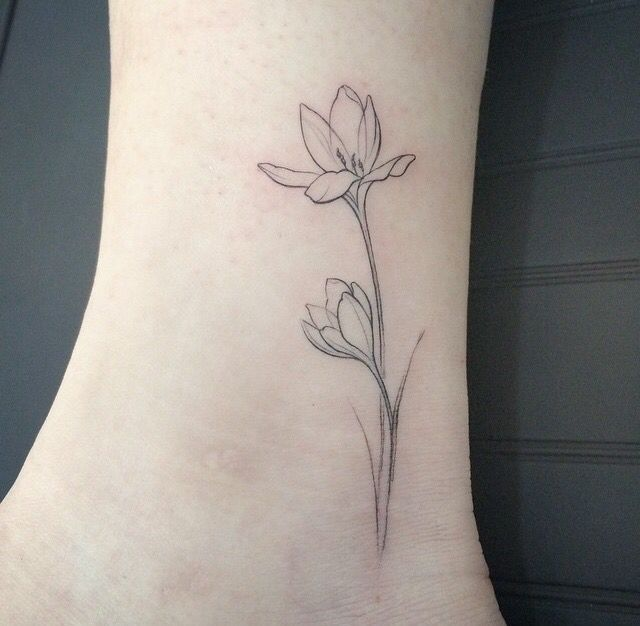
#> input picture LABS/LAB2/Tatoo1.jpg, 640 x 626 px, found by its file name
$ python teste6.py
#> lines starting #> are read from the running program, lines starting #| are printed output that depends on the picture
#> further down, img is the input picture: shape (626, 640, 3); mean B, G, R 139.6, 144.8, 150.2
import numpy as np
import cv2
from matplotlib import pyplot as plt

# -------------------------------------------------------------------------
# Correlação 2D genérica
def correlacao2D(I, kernel):
    lin, col, canais = I.shape
    O = np.zeros(I.shape, np.float32)
    m = kernel.shape[0] // 2

    for c in range(canais):
        for y in range(m, lin - m):
            for x in range(m, col - m):
                regiao = I[y - m:y + m + 1, x - m:x + m + 1, c]
                O[y, x, c] = np.sum(regiao * kernel)
    return O

# -------------------------------------------------------------------------
# Filtro da mediana manual — apenas dentro do retângulo
def filtro_mediana_area(I, x, y, largura, altura, tamanho_janela):
#> called with x = 229, y = 82, largura = 212, altura = 480, tamanho_janela = 9
    m = tamanho_janela // 2
    lin, col, canais = I.shape
#> lin = 626; col = 640; canais = 3
    O = np.copy(I)

    for c in range(canais):
        for yy in range(y + m, min(y + altura - m, lin - m)):
            for xx in range(x + m, min(x + largura - m, col - m)):
                regiao = I[yy - m:yy + m + 1, xx - m:xx + m + 1, c]
                # Ordena e pega o valor do meio (sem usar np.median)
                valores = np.sort(regiao.flatten())
                mediana = valores[len(valores) // 2]
                O[yy, xx, c] = mediana
    return O

# -------------------------------------------------------------------------
# Filtro da média manual — apenas dentro do retângulo
def filtro_media_area(I, x, y, largura, altura, tamanho_janela):
#> called with x = 229, y = 82, largura = 212, altura = 480, tamanho_janela = 7
    m = tamanho_janela // 2
    lin, col, canais = I.shape
#> lin = 626; col = 640; canais = 3
    O = np.copy(I)

    for c in range(canais):
        for yy in range(y + m, min(y + altura - m, lin - m)):
            for xx in range(x + m, min(x + largura - m, col - m)):
                regiao = I[yy - m:yy + m + 1, xx - m:xx + m + 1, c]
                O[yy, xx, c] = np.mean(regiao)
    return O

# -------------------------------------------------------------------------
# Filtro gaussiano simples (opcional, pode substituir a média)
def kernel_gaussiano(N, sigma):
    ax = np.arange(-(N//2), N//2 + 1)
    xx, yy = np.meshgrid(ax, ax)
    kernel = np.exp(-(xx**2 + yy**2) / (2 * sigma**2))
    kernel /= np.sum(kernel)
    return np.float32(kernel)
def filtro_bilateral_area(I, x, y, largura, altura, tamanho_janela, sigma_espaco, sigma_cor):
    """
    I: imagem RGB float32 [0..1]
    x, y, largura, altura: região do retângulo a suavizar
    tamanho_janela: tamanho da vizinhança (ímpar)
    sigma_espaco: controla a influência da distância espacial (quanto maior, mais ampla a suavização)
    sigma_cor: controla a influência da diferença de cor (quanto maior, mais "mistura" tons diferentes)
    """
#> called with x = 229, y = 82, largura = 212, altura = 480, tamanho_janela = 7, sigma_espaco = 8, sigma_cor = 0.2
    m = tamanho_janela // 2
    lin, col, canais = I.shape
#> lin = 626; col = 640; canais = 3
    O = np.copy(I)

    # Pré-calcula o peso espacial (depende só da distância)
    ax = np.arange(-m, m + 1)
    xx, yy = np.meshgrid(ax, ax)
    peso_espacial = np.exp(-(xx**2 + yy**2) / (2 * sigma_espaco**2))

    for c in range(canais):
        for yy in range(y + m, min(y + altura - m, lin - m)):
            for xx in range(x + m, min(x + largura - m, col - m)):
                regiao = I[yy - m:yy + m + 1, xx - m:xx + m + 1, c]

                # Diferença de cor entre o pixel central e os vizinhos
                diff_cor = regiao - I[yy, xx, c]

                # Peso de cor (quanto mais parecida a cor, mais pesa)
                peso_cor = np.exp(-(diff_cor**2) / (2 * sigma_cor**2))

                # Combinação dos pesos (espacial × cor)
                pesos = peso_espacial * peso_cor

                # Normalização dos pesos
                pesos /= np.sum(pesos)

                # Média ponderada
                O[yy, xx, c] = np.sum(regiao * pesos)

    return O
# -------------------------------------------------------------------------
# Leitura e normalização da imagem
img = cv2.imread("LABS/LAB2/Tatoo1.jpg")
img = cv2.cvtColor(img, cv2.COLOR_BGR2RGB)
img = np.float32(img) / 255

# Coordenadas da área da tatuagem
x, y, largura, altura = 229, 82, 212, 480

# Parâmetros dos filtros
tam_mediana = 9
tam_media = 7
janela = 7
# -------------------------------------------------------------------------
# 1️⃣ Aplicar filtro da mediana (somente na área)
img_med = filtro_mediana_area(img, x, y, largura, altura, tam_mediana)

# 2️⃣ Aplicar filtro da média (somente na mesma área)
img_med_media = filtro_media_area(img_med, x, y, largura, altura, tam_media)

# 3️⃣ (opcional) aplicar um segundo passo de média para suavizar ainda mais
img_med_media2 = filtro_media_area(img_med_media, x, y, largura, altura, tam_media)


tam_janela = 15
sigma_espaco = 8
sigma_cor = 0.2

# Aplicação
img_bilateral = filtro_bilateral_area(img, x, y, largura, altura, janela, sigma_espaco, sigma_cor)

# -------------------------------------------------------------------------
# Exibição dos resultados
plt.figure(figsize=(16, 5))

plt.subplot(1, 4, 1)
plt.imshow(img)
plt.title("Original")
plt.axis("off")

plt.subplot(1, 4, 2)
plt.imshow(img_med)
plt.title("Após Filtro da Mediana")
plt.axis("off")

plt.subplot(1, 4, 3)
plt.imshow(img_med_media)
plt.title("Mediana + 1x Média")
plt.axis("off")

plt.subplot(1, 4, 4)
plt.imshow(img_med_media2)
plt.title("Mediana + 2x Média (suavizado)")
plt.axis("off")

plt.tight_layout()

# -------------------------------------------------------------------------
# Mostra a região filtrada
img_ret = np.copy(img)
cv2.rectangle(img_ret, (x, y), (x + largura, y + altura), (1, 0, 0), 2)
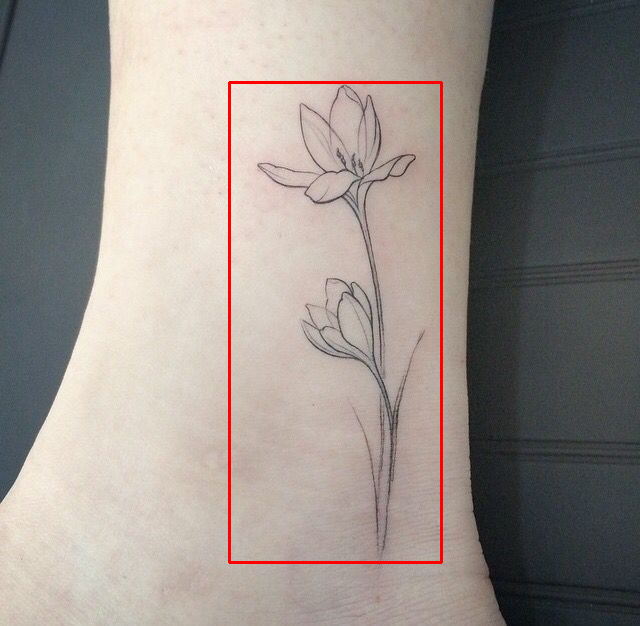
#> img_ret: shape (626, 640, 3) float32; mean R, G, B 0.591, 0.56, 0.54
plt.figure()
plt.imshow(img_ret)
plt.title("Região suavizada (em vermelho)")
plt.axis("off")


plt.figure(figsize=(12,5))

plt.subplot(1,2,1)
plt.imshow(img)
plt.title("Original")
plt.axis("off")

plt.subplot(1,2,2)
plt.imshow(np.clip(img_bilateral, 0, 1))
plt.title("Filtro Bilateral (apenas tatuagem)")
plt.axis("off")

plt.tight_layout()

# Mostra o retângulo delimitado
img_ret = np.copy(img)
cv2.rectangle(img_ret, (x, y), (x + largura, y + altura), (1, 0, 0), 2)
plt.figure()
plt.imshow(img_ret)
plt.title("Região suavizada (em vermelho)")
plt.axis("off")
plt.show()
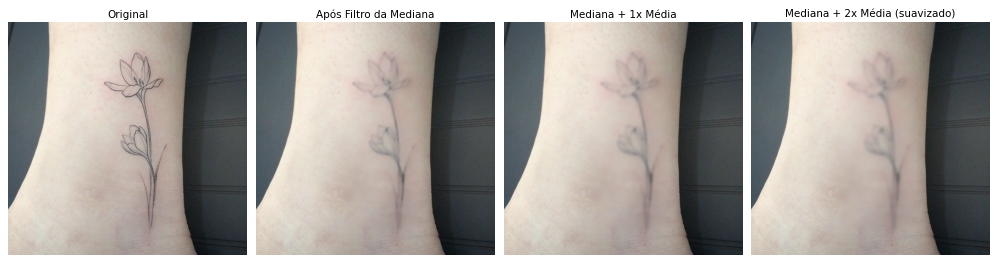
#> figure drawn by matplotlib, 4 panels
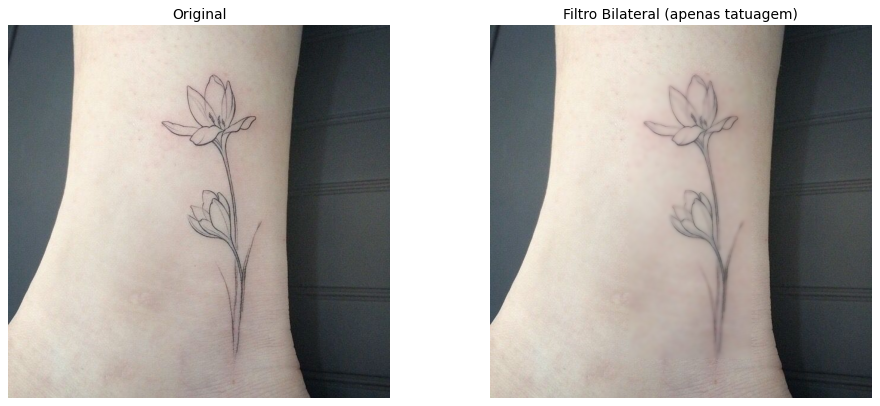
#> figure drawn by matplotlib, 2 panels
